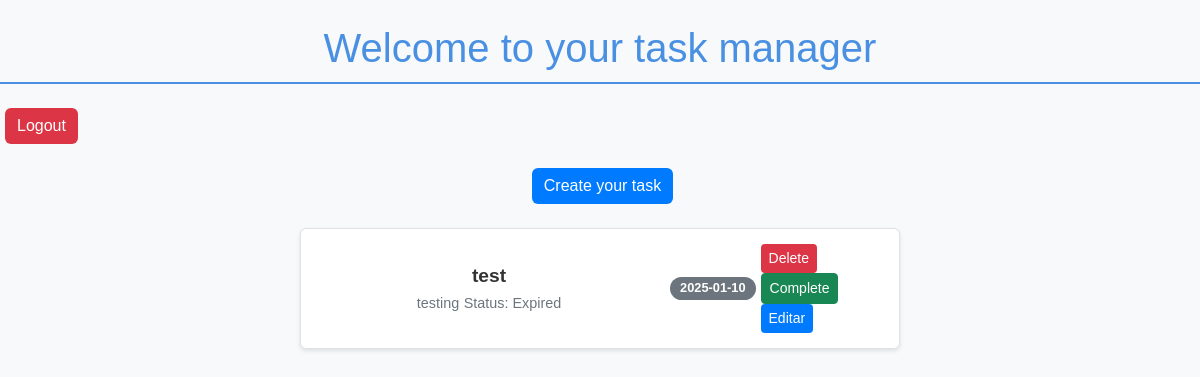
/home/ (signed in), run on the app's committed database.
### models/database.py (models this page shows)
class Task(Model):
    id = AutoField()
    title = CharField()
    description = CharField()
    term = DateField()
    status = CharField(default='Pending')
    user = ForeignKeyField(User, backref='tasks')
    class Meta:
        database = db
    def update_status(self):
        today = date.today()
        if self.term < today:
            self.status = 'Expired'
        elif self.status == 'Completed':
            self.status = 'Completed'
        else:
            self.status = 'Active'
        self.save()

### main.py (the view)
@home.route('/')
@login_required
def home_page():
    tasks = Task.select().where(Task.user == current_user.id)
    print(f"Tasks: {tasks}")
    return render_template('index.html', tasks=tasks)

### main.py (called while the page is built)
@login_manager.user_loader
def load_user(user_id):
    return User.get_or_none(User.id == int(user_id))

def verificar_expiracao():
    tasks = Task.select()
    for task in tasks:
        task.update_status()

@app.before_request
def before_request():
    if current_user.is_authenticated:
        verificar_expiracao()

### templates/index.html (shortened to what this page needs)
<!DOCTYPE html>
<html lang="en">
<head>
    <link href="https://cdn.jsdelivr.net/npm/bootstrap@5.3.3/dist/css/bootstrap.min.css" rel="stylesheet">
    <link rel="stylesheet" href="{{ url_for('static', filename='app.css') }}">
</head>
<body>
    <h1 class="text-center my-4">Welcome to your task manager</h1>
    <div>
        <form action="{{ url_for('user.logout') }}" method="POST">
            <button type="submit" class="btn btn-danger">
                Logout
            </button>
        </form>
    </div>
    <div class="d-flex justify-content-center my-4">
        <button type="button" class="btn btn-primary" data-bs-toggle="modal" data-bs-target="#createModal">
            Create your task
        </button>
    </div>
    <div>
        {% if tasks %}
        <ul class="list-group">
            {% for task in tasks %}
            <li class="list-group-item d-flex justify-content-between align-items-center {% if task.status == 'Expired' %}list-group-item-danger{% elif task.status == 'Completed' %}list-group-item-success{% endif %}">
                <div class="text-center w-100">
                    <strong>{{ task.title }}</strong><br>
                    <small>{{ task.description }}</small>
                    <small>Status: {{ task.status }}</small>
                </div>
                <span class="badge bg-secondary ms-2">{{ task.term }}</span>
                <div>
                    <form action="{{ url_for('tasks.remove_task') }}" method="POST" style="display: inline;">
                        <button type="submit" class="btn btn-danger btn-sm">Delete</button>
                    </form>
                    {% if task.status == 'Completed' %}
                    <form action="{{ url_for('tasks.uncomplete_task') }}" method="POST" style="display: inline;">
                        <input type="hidden" name="task_id" value="{{ task.id }}">
                        <button type="submit" class="btn btn-warning btn-sm">Uncomplete</button>
                    </form>
                    {% else %}
                    <form action="{{ url_for('tasks.complete_task') }}" method="POST" style="display: inline;">
                        <button type="submit" class="btn btn-success btn-sm">Complete</button>
                    </form>
                    {% endif %}
                    <button type="button" class="btn btn-primary btn-sm" data-bs-toggle="modal" data-bs-target="#editModal{{ task.id }}">
                        Editar
                    </button>
                </div>
            </li>
            {% endfor %}
        </ul>
        {% else %}
            <p class="text-center">No tasks available.</p>
        {% endif %}
    </div>
</body>
</html>

### static/app.css (style rules this page uses)
body { font-family: Arial, sans-serif; background-color: #f8f9fa; color: #333; }
h1 { font-family: 'Arial', sans-serif; font-size: 2.5rem; color: #4a90e2; text-align: center; margin: 20px 0; border-bottom: 2px solid #4a90e2; padding-bottom: 10px; }
.list-group { max-width: 600px; margin: 0 auto; padding: 0; list-style: none; }
.list-group-item { background-color: #fff; border: 1px solid #dee2e6; border-radius: 5px; margin-bottom: 10px; padding: 15px; display: flex; justify-content: space-between; align-items: center; box-shadow: 0 2px 4px rgba(0, 0, 0, 0.1); }
.list-group-item strong { font-size: 1.2rem; color: #333; }
.list-group-item small { font-size: 0.9rem; color: #6c757d; }
.badge { font-size: 0.8rem; padding: 5px 10px; border-radius: 15px; }
.btn { margin-left: 5px; }
.btn-primary { background-color: #007bff; border: none; }
.btn-danger { background-color: #dc3545; border: none; }

### data on the page
Task: title "test", description "testing", status "Expired", term "2025-01-10"
